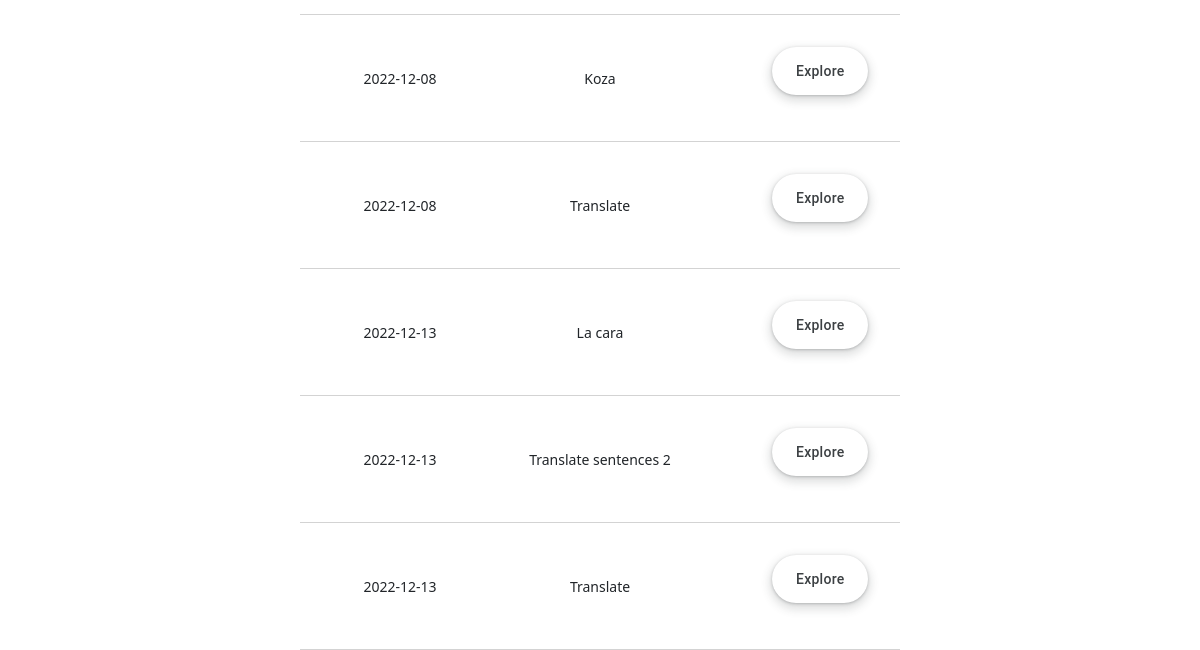
The page /list_of_submissions.html (signed in, lower part) on the database as committed earlier.
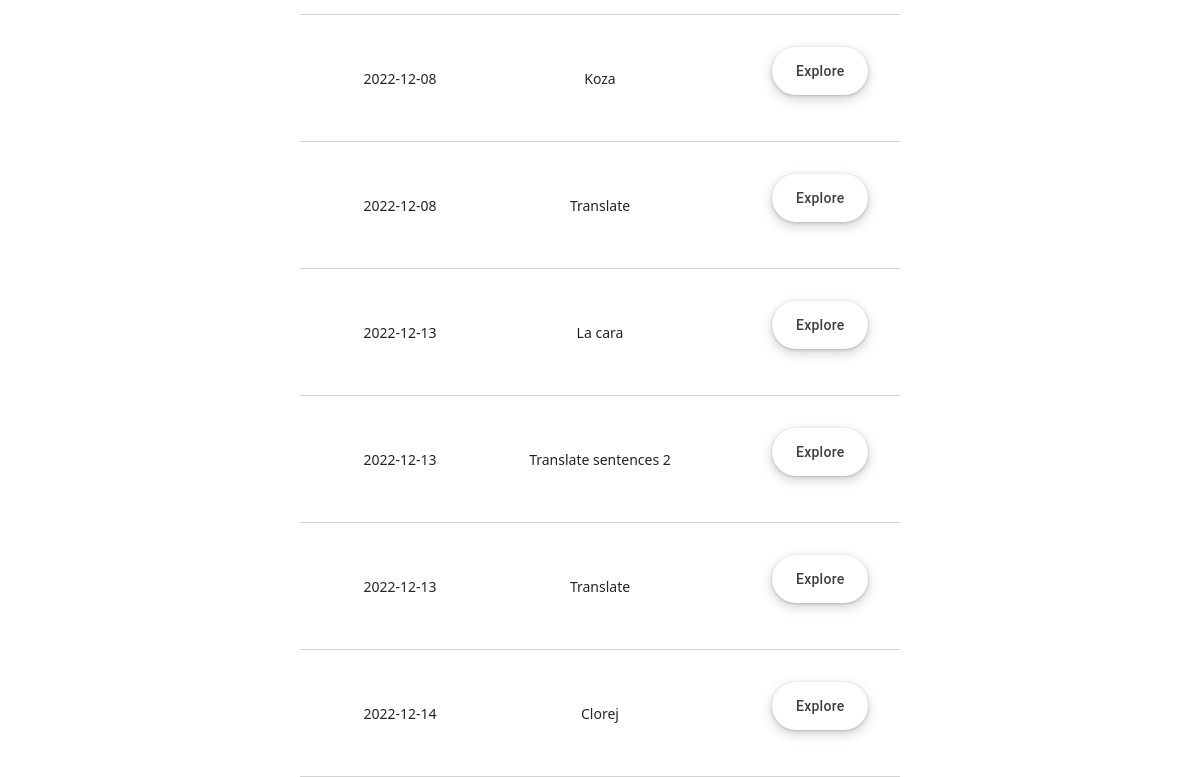
The same page on the database as committed later.
### nieszkolni_app/models.py (models this page shows)
class Submission(models.Model):
    unique_id = models.AutoField(primary_key=True)
    stamp = models.IntegerField()
    date_number = models.IntegerField()
    date = models.CharField(max_length=200, default="")
    item = models.IntegerField()
    name = models.CharField(max_length=200, default="")
    assignment_type = models.CharField(max_length=200, default="")
    title = models.CharField(max_length=200, default="")
    content = models.TextField(default="")
    wordcount = models.IntegerField()
    status = models.CharField(max_length=200, default="submitted")
    reviewed_content = models.TextField(default="")
    flagged_content = models.TextField(default="")
    analysis = models.TextField(default="")
    minor_errors = models.IntegerField(default=0)
    major_errors = models.IntegerField(default=0)
    reviewing_user = models.CharField(max_length=200, default="")
    revision_date = models.IntegerField(default=0)
    conditions = models.TextField(default="")
    comment = models.TextField(default="")
    grade = models.CharField(max_length=200, default="")
    content_file = models.FileField(upload_to="static/files" ,null=True)

### nieszkolni_app/views.py (the view, shortened to what this page needs)
# urls.py: path('list_of_submissions.html', views.list_of_submissions, name="list_of_submissions"),
@login_required
def list_of_submissions(request):
    if request.user.is_authenticated:
        first_name = request.user.first_name
        last_name = request.user.last_name
        current_user = first_name + " " + last_name
        user_agent = get_user_agent(request)
        submissions = SubmissionManager().display_students_assignments_limited(current_user)
        tags = BackOfficeManager().display_tags()
        if user_agent.is_mobile:
            return render(request, "m_my_assignments.html", {
                "submissions": submissions
                })
        else:
            return render(request, "list_of_submissions.html", {
                "submissions": submissions
                })

### nieszkolni_folder/audit_manager.py (called while the page is built)
    def check_if_clocked_in(self, clocking_user):
        with connection.cursor() as cursor:
            cursor.execute(f'''
                SELECT clock_out
                FROM nieszkolni_app_audit
                WHERE clocking_user = '{clocking_user}'
                AND entry_type = 'automatic'
                AND status = 'started'
                ORDER BY stamp DESC
                LIMIT 1
                ''')
            response = cursor.fetchone()
            if response is not None:
                if response[0] == 0:
                    status = True
                else:
                    status = False
            else:
                status = False
            return status

### nieszkolni_folder/back_office_manager.py (called while the page is built)
    def display_tags(self):
        with connection.cursor() as cursor:
            cursor.execute(f'''
                SELECT command, value
                FROM nieszkolni_app_option
                WHERE command LIKE '%_tag'
                ''')
            items = cursor.fetchall()
            tags = dict()
            for item in items:
                tag = {item[0]: item[1]}
                tags.update(tag)
            return tags

### nieszkolni_app/templates/list_of_submissions.html (shortened to what this page needs)
{% extends 'base.html' %}
{% block 'content' %}
<table>
	{% for submission in submissions %}
		<tr class="font">
			<td>{{ submission.0 }}</td>
			<td>{{ submission.1 }}</td>
			<td>
				<form action="{% url 'list_of_submissions' %}"  method="POST">
					 <div class="flex-parent jc-center">
					  	<div class="list_button">
							<button type="submit" class="button_main" name="submission_action" value="explore">Explore</button>
						</div>
					  </div>
				</form>
			</td>
		</tr>
	{% endfor %}
</table>
{% endblock %}

Rows that differ between the two databases and show on the page:
added Submission: date "2022-12-14", title "Clorej"
